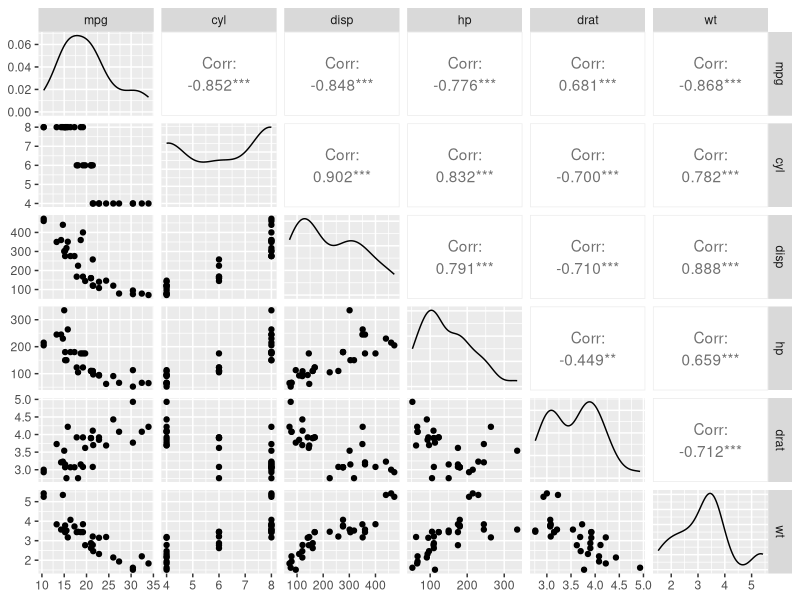
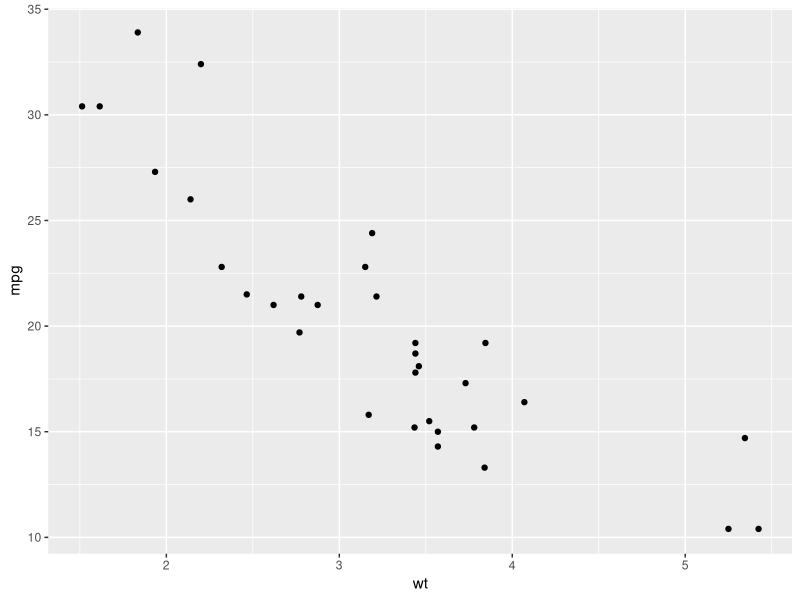
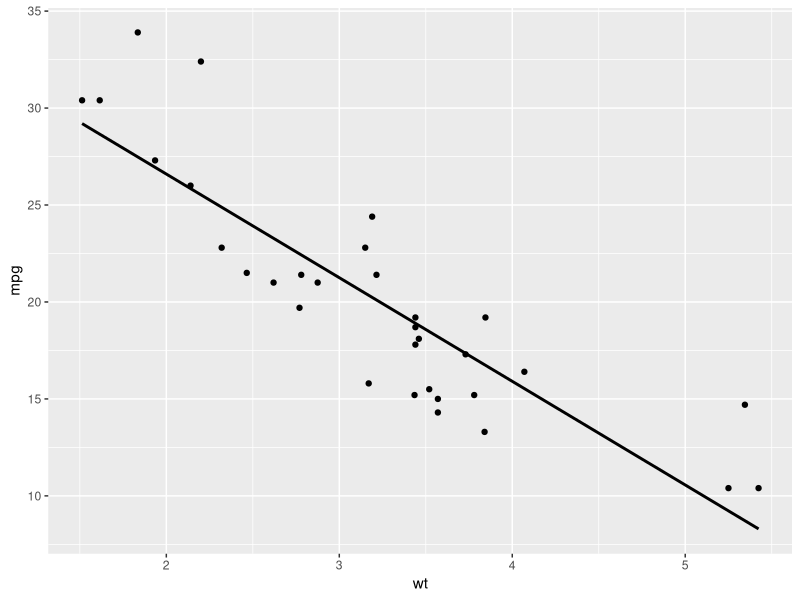

The R source for these figures, in order:
library(ggplot2)
library(GGally)

?mtcars

mtcars

str(mtcars)
summary(mtcars)

ggpairs(mtcars[,1:6])

ggplot(mtcars, aes(x = wt, y = mpg)) +
  geom_point()

ggplot(mtcars, aes(x = wt, y = mpg)) +
  geom_smooth(method = "lm", se=FALSE, color="black", formula = y ~ x) +
  geom_point()

cor(mtcars$wt, mtcars$mpg)

fit <- lm(mpg ~ wt, data = mtcars)

fit

summary(fit)

confint(fit)

coef(fit)

str(fit)
